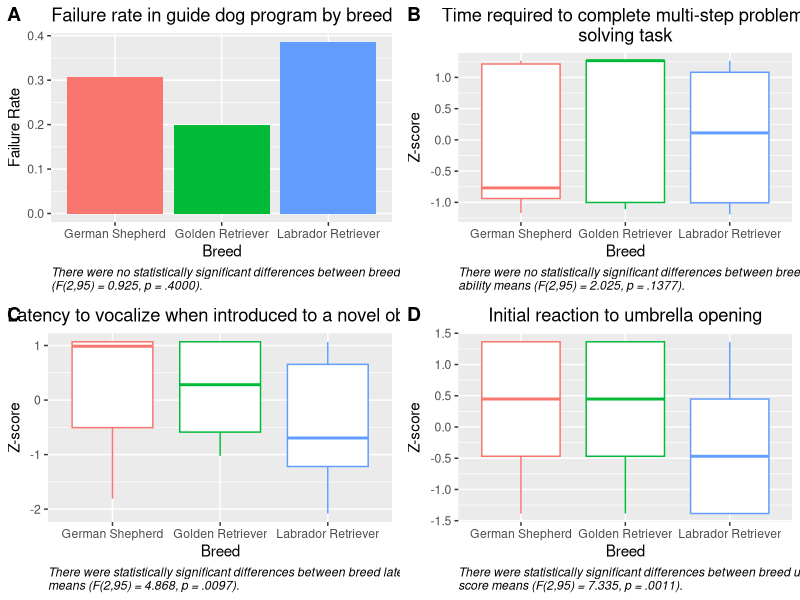
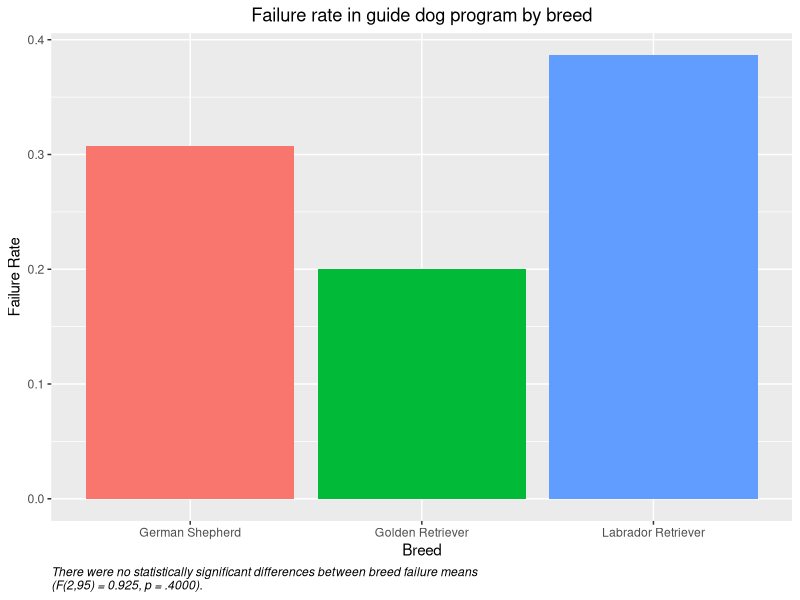
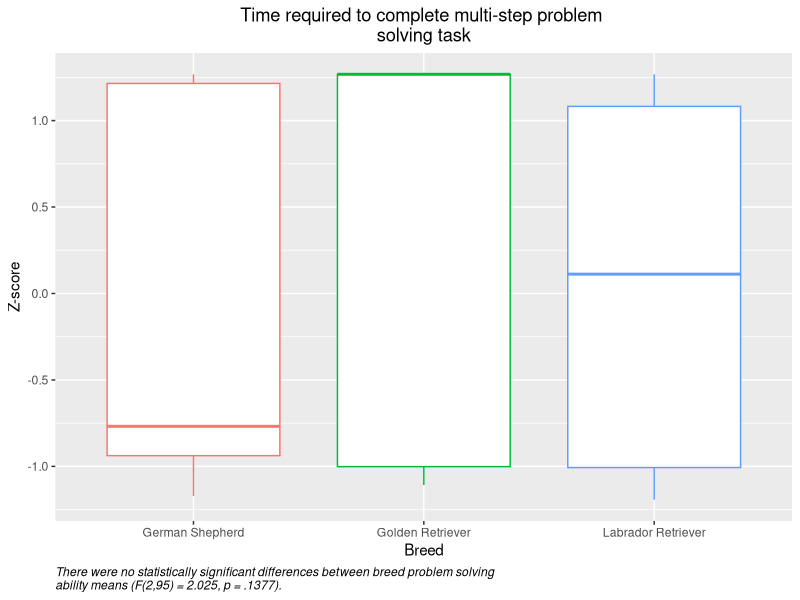
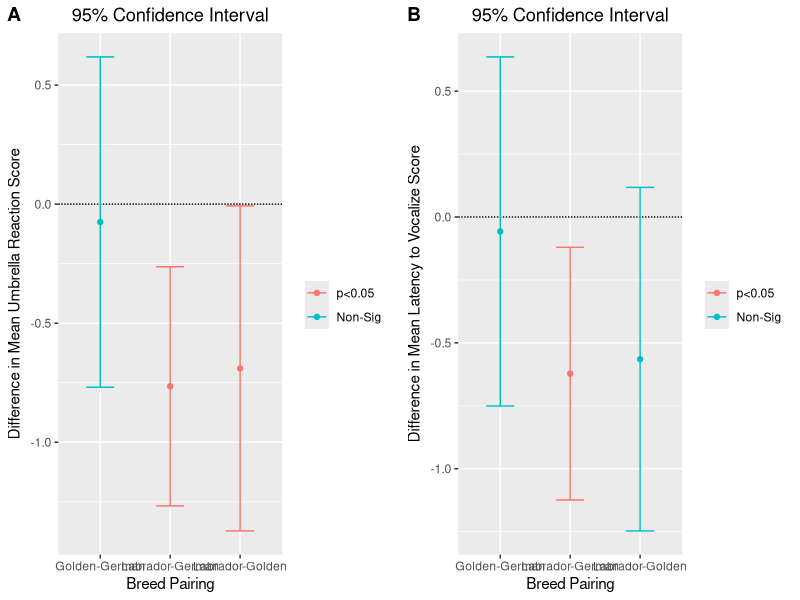
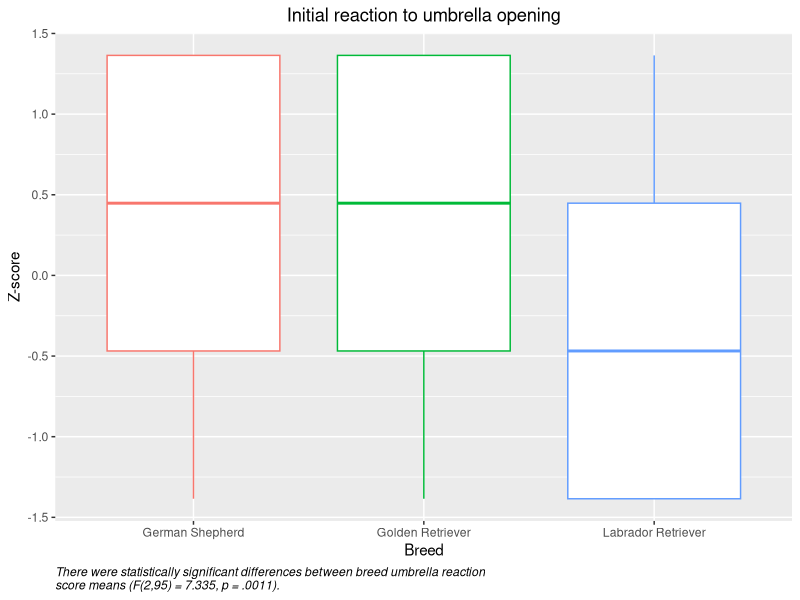
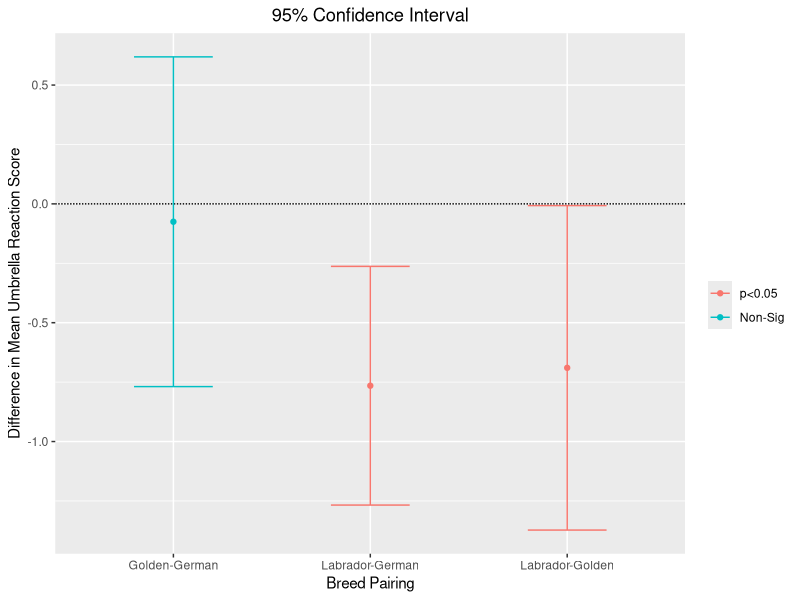
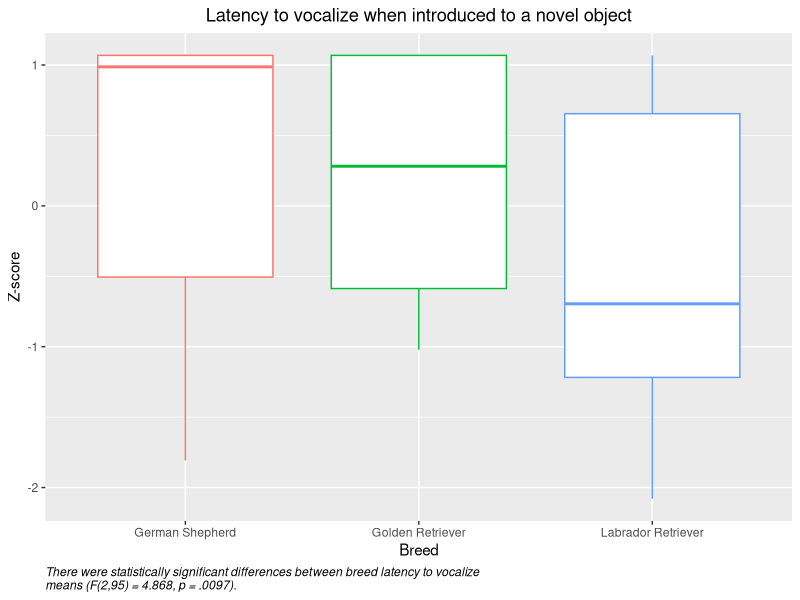
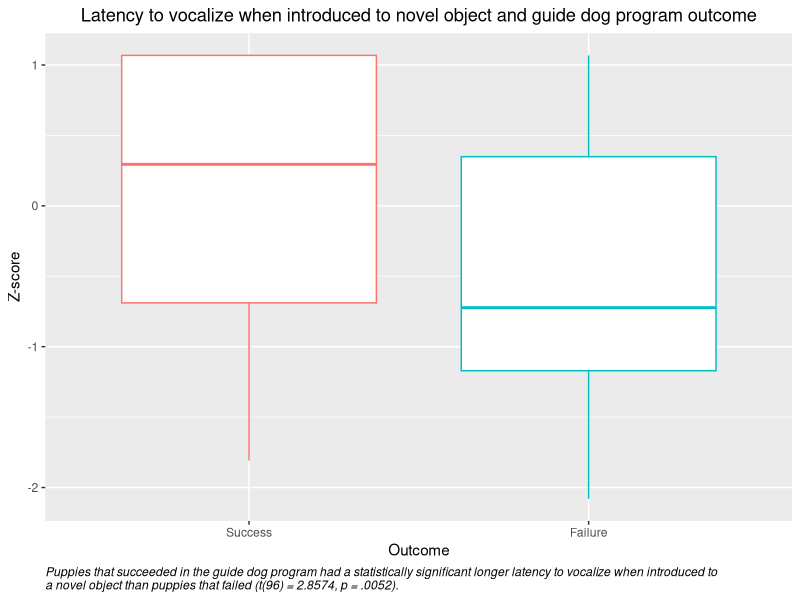

Recreate these plots in R, in order.
###################################
####### SUBSETTING THE DATA #######
###################################

#Import Puppy Data
guideDogData <- read.csv("puppyData.csv", stringsAsFactors = F)

#Subset Columns with Data we want (puppy number, failure, breed)
guideDogData <- guideDogData[, c(1,2,9)]

#Import Puppy Z Scores Data
puppyZScores <- read.csv("puppyZScores.csv", stringsAsFactors = F)

#Subset Columns with Data we want (z scores for solving, vocalizing, umbrella response)
puppyZScores <- puppyZScores[, c(17,29,30)]

#Merge guideDogData and puppyZScores data frames horizontally
rawPuppyData <- cbind(guideDogData, puppyZScores)

#Remove puppies with missing data
puppyData <- rawPuppyData[complete.cases(rawPuppyData), ]


###############################
####### ANLYSIS PART 1: #######
#######   ANOVA TESTS   #######
###############################

#load necessary libraries
library("dplyr")
library("broom")
library("ggplot2")
install.packages("cowplot")

#Create a function to find average of a variable by breed
avgByBreedFunc <- function(x){
    breedAvg <- aggregate(list (Mean = x), list(Breed = puppyData$PupBreed), mean)
    return ( breedAvg )
}


#Create a function to perform an ANOVA test to find p-value
anovaFunc <- function(y){
    breedA <- aov( y ~ puppyData$PupBreed)
    tidy(breedA)$p.value
}


#Use functions to analyze failure rate for each breed
failureRatesBreed <- avgByBreedFunc(puppyData$Failure)
failureAOVP <- anovaFunc(puppyData$Failure)

#Use functions to analyze average time to complete multi-step problem solving task for each breed
solveTimeBreed <- avgByBreedFunc(puppyData$ZPATorSolve)
solveAOVP <- anovaFunc(puppyData$ZPATorSolve)

#Use functions to analyze average initial reaction to umbrella for each breed
umbReacBreed <- avgByBreedFunc(puppyData$ZPAUmResponse)
umbAOVP <- anovaFunc(puppyData$ZPAUmResponse)

#Use functions to analyze average initial reaction to umbrella for each breed
vocNovBreed <- avgByBreedFunc(puppyData$ZNovLatVoc)
vocAOVP <- anovaFunc(puppyData$ZNovLatVoc)

#Make a table that includes the avg failure rate, and variable z scores for each breed
avgVarBreeds <- cbind(failureRatesBreed, solveTimeBreed, umbReacBreed, vocNovBreed)

#Name "Mean" columns more specifically
names(avgVarBreeds)[2] <- "failure"
names(avgVarBreeds)[4] <- "problemSolveZ"
names(avgVarBreeds)[6] <- "umbReactZ"
names(avgVarBreeds)[8] <- "vocalZ"

#Remove extra "Breed" columns
breedsPerf <- avgVarBreeds[, !duplicated(colnames(avgVarBreeds))]

#Add p-values from Anova Test to table by creating a new row
newrow <- c("P-Value", failureAOVP[1], solveAOVP[1], umbAOVP[1], vocAOVP[1])
breedsPerfandP <- rbind(breedsPerf, newrow)
#Check Table
breedsPerfandP

##################################
####### GRAPHING PART 1:   #######
####### VARIABLES BY BREED #######
##################################

#Create a bar graph showing the average rate of failure for each breed
failureBreedPlot <- ggplot(breedsPerf, aes(x = Breed, y = failure)) + 
geom_bar(aes(fill = Breed), stat = "identity") + labs( y = "Failure Rate", title = "Failure rate in guide dog program by breed", caption = "There were no statistically significant differences between breed failure means \n(F(2,95) = 0.925, p = .4000).") + theme(plot.title = element_text(hjust = 0.50), plot.caption = element_text(hjust = 0, face = "italic")) + theme(legend.position = "none")

#Create a box plot showing Z-score of breeds for time to complete multi-step problem solving task
solveBreedPlot <- ggplot(puppyData, aes(x = PupBreed, y = ZPATorSolve, color = PupBreed)) + geom_boxplot() + labs (x = "Breed" , y = "Z-score", title = "Time required to complete multi-step problem \nsolving task", caption = "There were no statistically significant differences between breed problem solving \nability means (F(2,95) = 2.025, p = .1377).") + theme(plot.title = element_text(hjust = 0.50), plot.caption = element_text(hjust = 0, face = "italic"), legend.position = "none")

#Create a box plot showing Z-score of breeds for vocalizing test
vocBreedPlot <- ggplot(puppyData, aes(x = PupBreed, y = ZNovLatVoc, color = PupBreed)) + geom_boxplot() + labs (x = "Breed" , y = "Z-score", title = "Latency to vocalize when introduced to a novel object", caption = "There were statistically significant differences between breed latency to vocalize \nmeans (F(2,95) = 4.868, p = .0097).") + theme(plot.title = element_text(hjust = 0.50), plot.caption = element_text(hjust = 0, face = "italic"), legend.position = "none")

#Create a box plot showing Z-score of breeds for initial reaction to umbrella opening
umbBreedPlot <- ggplot(puppyData, aes(x = PupBreed, y = ZPAUmResponse, color = PupBreed)) + geom_boxplot() + labs (y = "Z-score", x = "Breed" , title = "Initial reaction to umbrella opening", caption = "There were statistically significant differences between breed umbrella reaction \nscore means (F(2,95) = 7.335, p = .0011).") + theme(plot.title = element_text(hjust = 0.50), plot.caption = element_text(hjust = 0, face = "italic"), legend.position = "none")

#Put all of the previous made plots into one big page
breedPlots <- cowplot::plot_grid(failureBreedPlot, solveBreedPlot, vocBreedPlot, umbBreedPlot, labels = "AUTO")


####################################
######### ANALYSIS PART 2: #########
######### TUKEY HSD TEST   #########
####################################

##From the P-values in table "breedsPerfandP" we see that there was significant differnces between breeds for umbrella reaction scores and the vocalization test
#A tukey HSD test should be performed for these variables

#Tukey test for umbrella reactions
umbBreedAOV <- aov( data = puppyData, ZPAUmResponse ~ PupBreed)
anova(umbBreedAOV)
umbTky <- as.data.frame(TukeyHSD(umbBreedAOV)$PupBreed)
#Plot Tukey Results for umbrella
umbTky$pair <- rownames(umbTky)
umbTky$pair <- c("Golden-German", "Labrador-German", "Labrador-Golden")
umbTkyPlot <- ggplot(umbTky, aes(colour=cut(`p adj`, c(0, 0.05, 1), label=c("p<0.05","Non-Sig")))) + geom_hline(yintercept=0, lty="11") +
    geom_errorbar(aes(pair, ymin=lwr, ymax=upr), width=0.4) +
    geom_point(aes(pair, diff)) +
    labs(colour="", x = "Breed Pairing", y = "Difference in Mean Umbrella Reaction Score", title = "95% Confidence Interval") + theme(plot.title = element_text(hjust = 0.50))

#Tukey test for vocalization scores
vocBreedAOV <- aov( data = puppyData, ZNovLatVoc ~ PupBreed)
anova(vocBreedAOV)
vocTky <- as.data.frame(TukeyHSD(vocBreedAOV)$PupBreed)
#Plot Tukey Results for vocalizaiton
vocTky$pair <- rownames(vocTky)
vocTky$pair <- c("Golden-German", "Labrador-German", "Labrador-Golden")
vocTkyPlot <- ggplot(vocTky, aes(colour=cut(`p adj`, c(0, 0.05, 1), label=c("p<0.05","Non-Sig")))) + 
    geom_hline(yintercept=0, lty="11") +
    geom_errorbar(aes(pair, ymin=lwr, ymax=upr), width=0.4) +
    geom_point(aes(pair, diff)) +
    labs(colour="", x = "Breed Pairing", y = "Difference in Mean Latency to Vocalize Score", title = "95% Confidence Interval") + theme(plot.title = element_text(hjust = 0.50))

tkyPlots <- cowplot::plot_grid(umbTkyPlot, vocTkyPlot, labels = "AUTO")


#############################################
#######    ANALYSIS PART 3: PAIRED    #######
####### T-TEST FOR FAILURE AND TRAITS #######
#############################################
#Perfom a t-test to see if umbrella reaction scores significantly differed for puppies that failed/succeeded
umbFailure <- t.test(ZPAUmResponse ~ Failure, data = puppyData, var.equal = TRUE)
#P-value > 0.05

#Perfom a t-test to see if latency to vocalize scores significantly differed for puppies that failed/succeeded
vocFailure <- t.test(ZNovLatVoc ~ Failure, data = puppyData, var.equal = TRUE)
#P-value < 0.05 so 
Outcome <- as.character(puppyData$Failure)
vocOutcome <- ggplot(puppyData, aes(Outcome, ZNovLatVoc, color=Outcome)) +
    geom_boxplot() +
    labs(y = "Z-score", title = "Latency to vocalize when introduced to novel object and guide dog program outcome", caption = "Puppies that succeeded in the guide dog program had a statistically significant longer latency to vocalize when introduced to \na novel object than puppies that failed (t(96) = 2.8574, p = .0052).") + scale_x_discrete(labels = c("Success", "Failure")) + theme(plot.title = element_text(hjust = 0.50), plot.caption = element_text(hjust = 0, face = "italic"), legend.position = "none")
